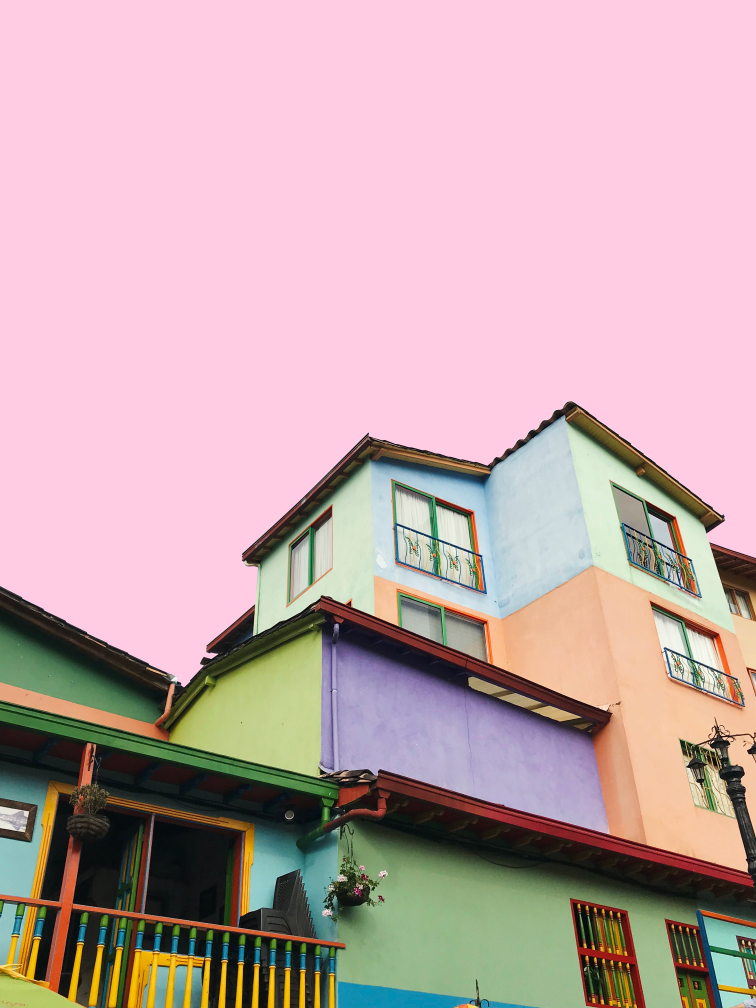
#> input picture color_detection/pic3.jpg, 3024 x 4032 px (shown at 1/4 size)
$ jupyter execute color_detection.ipynb
#> lines starting #> are read from the running program, lines starting #| are printed output that depends on the picture
[cell 1]
import pandas as pd
import cv2

[cell 2]
img_path = 'pic3.jpg'
csv_path = 'colors.csv'
df = pd.read_csv(csv_path)
#> (reads color_detection/colors.csv from the repository)
print(df.head(5))

[cell 3]
index = ['color','color-name','hex','R','G','B']
df = pd.read_csv(csv_path,names=index,header=None)
print(df.head(5))

[cell 4]
print(len(df))

[cell 5]
print(df.loc[1])

[cell 6]
print(df.loc[1,'R'])

[cell 7]
img = cv2.imread(img_path)
#> img is the input picture: shape (4032, 3024, 3); mean B, G, R 169.7, 167.2, 195.3
img = cv2.resize(img,(800,600))
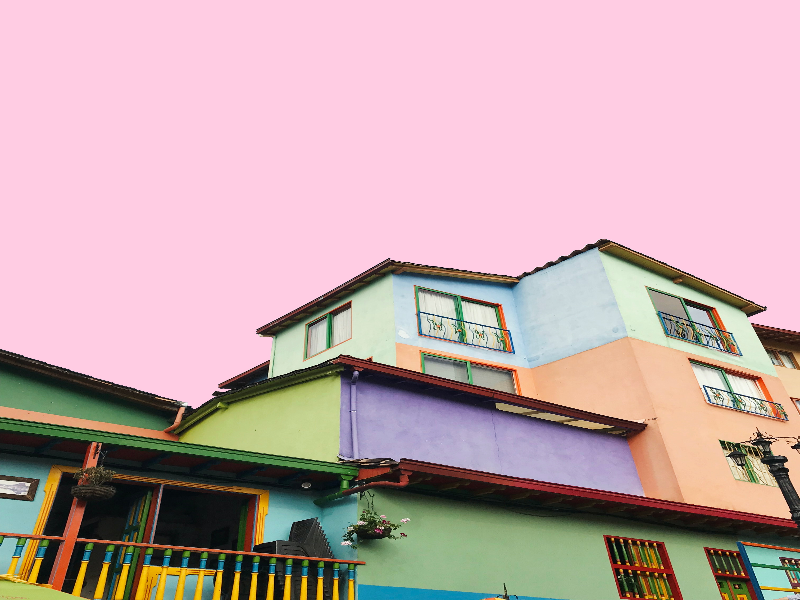
#> img: shape (600, 800, 3); mean B, G, R 169.6, 167.2, 195.2
print(img)
#> (printed output is left out)

[cell 8]
# [4 lines of commented-out code are left out]

[cell 9]
# [6 lines of commented-out code are left out]

[cell 10]
# [10 lines of commented-out code are left out]

[cell 11]
#open cv store in bgr format insted of rgb
clicked = False
r = g = b = xpos = ypos = 0


def get_color_name(R,G,B):
#> called with R = 0, G = 0, B = 0
    minimum = 1000
    for i in range(len(df)):
        d = abs(R - int(df.loc[i,'R'])) + abs(G - int(df.loc[i,'G'])) + abs(B - int(df.loc[i,'B']))
        if d <= minimum:
            minimum = d
            cname = df.loc[i,'color-name']

    return cname


print(get_color_name(0,0,0))
print(get_color_name(255,255,255))
print(get_color_name(255,0,0))


def draw_function(event,x,y,flags,params):
    if event == cv2.EVENT_LBUTTONDBLCLK:
        global clicked, r, g, b, xpos, ypos
        clicked = True
        xpos = x
        ypos = y
        #print(x,y)
        b,g,r = img[y,x]
        b = int(b)
        g = int(g)
        r = int(r)

cv2.namedWindow('image')
cv2.setMouseCallback('image',draw_function)

while True:
    cv2.imshow('image',img)
    if clicked:
        cv2.rectangle(img,(20,20),(600,60), (b,g,r), -1)
        text = get_color_name(r,g,b) + ' R= ' + str(r) + " G= " + str(g) + " B= " + str(b)
        cv2.putText(img,text, (50,50), 2, 0.8, (255,255,255), 2, cv2.LINE_AA)
        if r+g+b >= 600:
            cv2.putText(img, text, (50,50), 2 ,0.8, (0,0,0), 2, cv2.LINE_AA)

    if cv2.waitKey(20) & 0xFF == 27:
#> (key Esc is pressed here)
        break


# cv2.imshow('image',img)
# cv2.waitKey(0)
cv2.destroyAllWindows()
